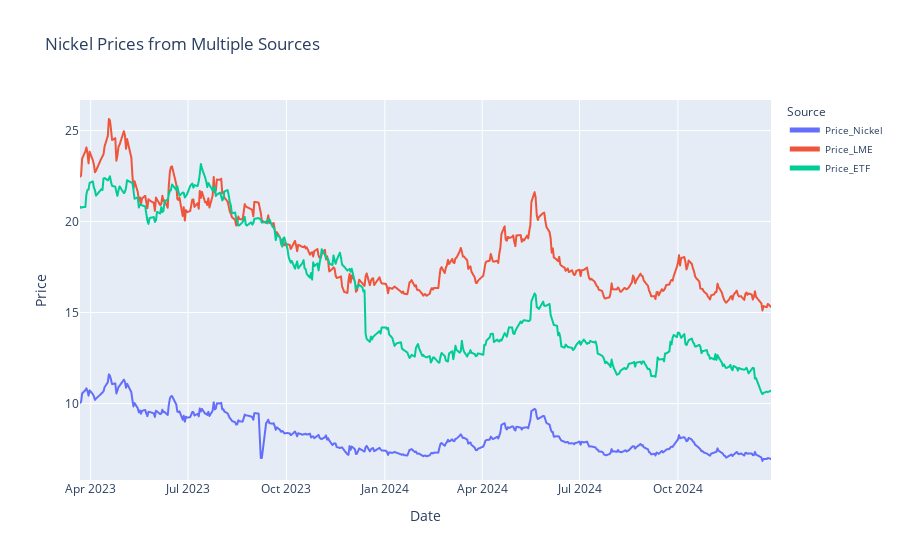

Here is the notebook cell this chart was saved with:
### Code cell
# Merge all three dataframes on the 'Date' column
dfn_merged = pd.merge(dfn1, dfn2, on='Date', suffixes=('_Nickel', '_LME'))
dfn_merged = pd.merge(dfn_merged, dfn3[['Date', 'Price']], on='Date', how='inner')
dfn_merged = dfn_merged.rename(columns={'Price': 'Price_ETF'})

# Convert all price columns to float
dfn_merged['Price_Nickel'] = dfn_merged['Price_Nickel'].astype(float)
dfn_merged['Price_LME'] = dfn_merged['Price_LME'].astype(float)
dfn_merged['Price_ETF'] = dfn_merged['Price_ETF'].astype(float)

# Plot the data with updated legend
fig_nickel = px.line(dfn_merged, x='Date', y=['Price_Nickel', 'Price_LME', 'Price_ETF'], 
                      labels={'value': 'Price (USD/lb)', 'variable': 'Price Source'},
                      title='Nickel Prices from Multiple Sources')
fig_nickel.update_layout(
    yaxis=dict(title='Price'),
    legend_title_text='Source',
    legend=dict(
        itemsizing='constant',
        traceorder='normal',
        title_font=dict(size=12),
        font=dict(size=10)
    )
)
fig_nickel.show()

### Figure 1 — Plotly figure (JSON) as saved in the notebook; plotly's stock layout.template omitted (floating-point values rounded to 4 significant figures; data arrays with more than 128 entries replaced by an {"elided": "..."} marker saying what was removed)
{"data": [{"hovertemplate": "Price Source=Price_Nickel<br>Date=%{x}<br>Price (USD/lb)=%{y}<extra></extra>", "legendgroup": "Price_Nickel", "line": {"color": "#636efa", "dash": "solid"}, "marker": {"symbol": "circle"}, "mode": "lines", "name": "Price_Nickel", "showlegend": true, "type": "scattergl", "x": {"elided": "429 str values"}, "xaxis": "x", "y": {"elided": "429 float values"}, "yaxis": "y"}, {"hovertemplate": "Price Source=Price_LME<br>Date=%{x}<br>Price (USD/lb)=%{y}<extra></extra>", "legendgroup": "Price_LME", "line": {"color": "#EF553B", "dash": "solid"}, "marker": {"symbol": "circle"}, "mode": "lines", "name": "Price_LME", "showlegend": true, "type": "scattergl", "x": {"elided": "429 str values"}, "xaxis": "x", "y": {"elided": "429 float values"}, "yaxis": "y"}, {"hovertemplate": "Price Source=Price_ETF<br>Date=%{x}<br>Price (USD/lb)=%{y}<extra></extra>", "legendgroup": "Price_ETF", "line": {"color": "#00cc96", "dash": "solid"}, "marker": {"symbol": "circle"}, "mode": "lines", "name": "Price_ETF", "showlegend": true, "type": "scattergl", "x": {"elided": "429 str values"}, "xaxis": "x", "y": {"elided": "429 float values"}, "yaxis": "y"}], "layout": {"legend": {"font": {"size": 10}, "itemsizing": "constant", "title": {"font": {"size": 12}, "text": "Source"}, "tracegroupgap": 0, "traceorder": "normal"}, "title": {"text": "Nickel Prices from Multiple Sources"}, "xaxis": {"anchor": "y", "domain": [0, 1], "title": {"text": "Date"}}, "yaxis": {"anchor": "x", "domain": [0, 1], "title": {"text": "Price"}}}}
